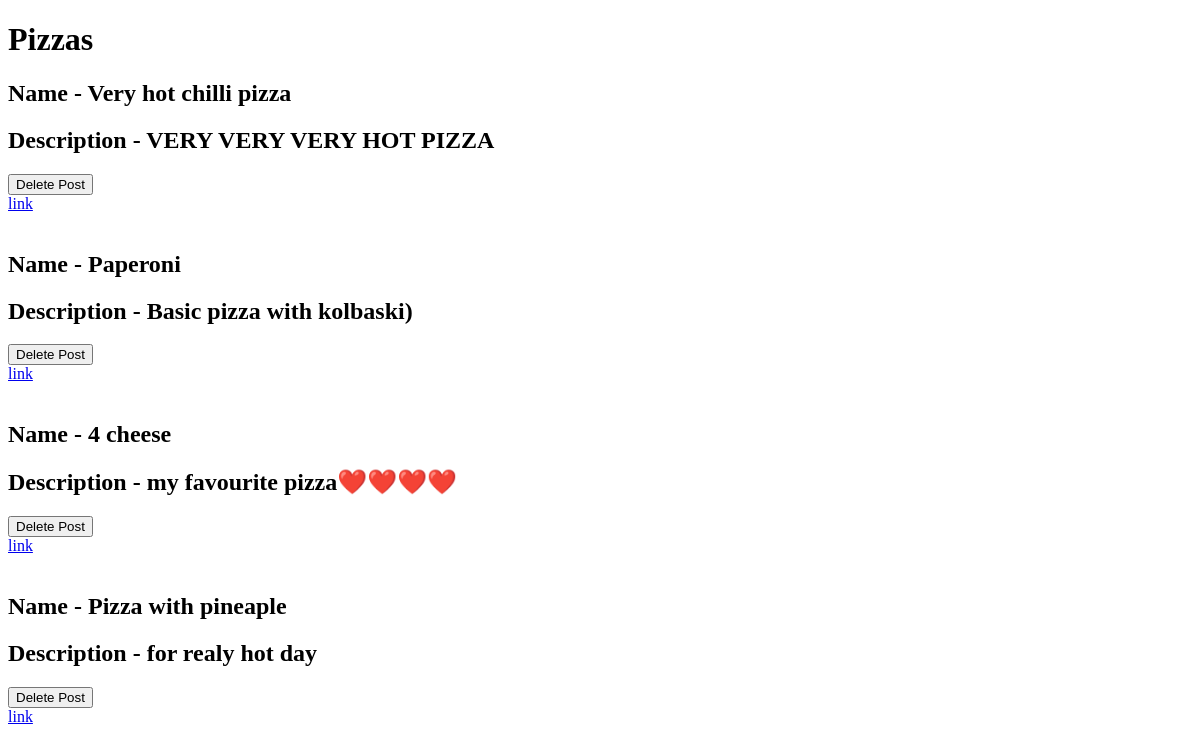
/pizzas/, run on an earlier commit of the app's database.
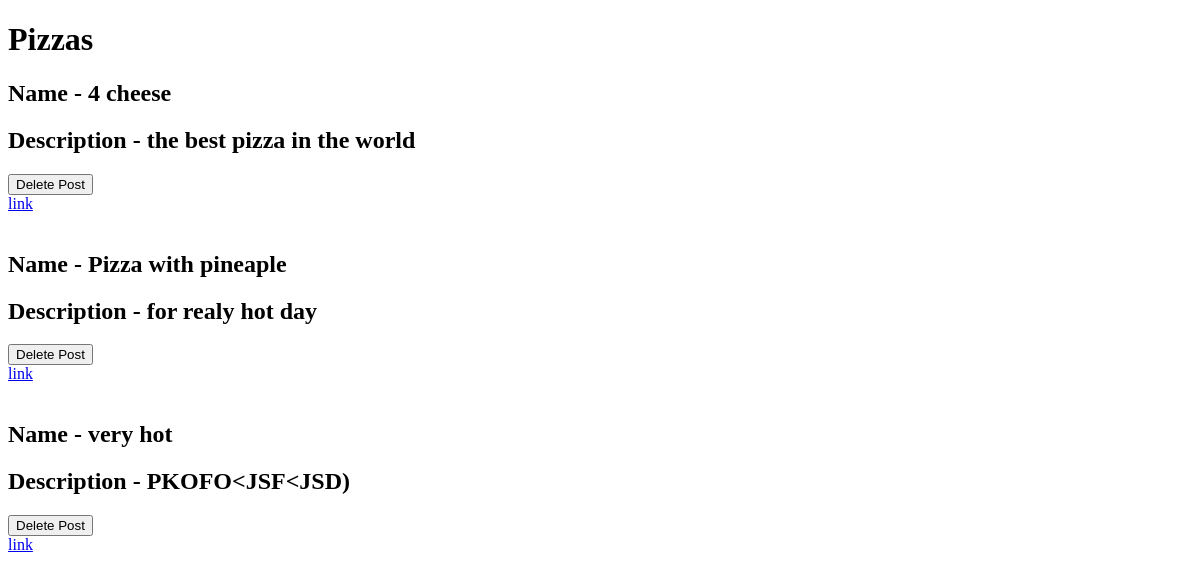
And on a later commit of the database.
### tables this page shows
CREATE TABLE pizzas
                                    (id INTEGER PRIMARY KEY AUTOINCREMENT,
                                    name TEXT UNIQUE,
                                    description TEXT NOT NULL);

### app.py (the view)
@app.get("/pizzas/")
def get_pizzas():
    pizzas = get_pizza().get("pizzas")
    return render_template("pizzas.html",pizzas=pizzas)

### app.py (called while the page is built)
def get_pizza():
    data_pizza = {}
    sql_conection = sqlite3.connect('pizza.db')
    cursor = sql_conection.cursor()
    try:
        sqlite_values_query = 'SELECT * FROM pizzas'
        cursor.execute(sqlite_values_query)
        data_pizza['pizzas'] = cursor.fetchall()
    finally:
        if (sql_conection):
            cursor.close()
            sql_conection.close()
    print(data_pizza.get("pizzas"))
    return data_pizza

### templates/pizzas.html (shortened to what this page needs)
<!DOCTYPE html>
<html lang="en">
<head>
    <link rel="stylesheet" href="{{ url_for('static', filename='style.css') }}">
</head>
<body>
<h1>Pizzas </h1>
{% for pizza in pizzas %}
    <h2> Name - {{ pizza[1] }}</h2>
    <h2> Description - {{pizza[2]}}</h2>
    <form action="{{url_for('delete_pizza', id=pizza[0]) }}" method="post">
  <input type="submit" value="Delete Post"
                    class="btn btn-danger btn-sm"
                    onclick="return confirm('Are you sure?')">
</form>
<a href="{{url_for('get_pizza_id', id=pizza[0]) }}">link</a>
<br>
<br>
{% endfor %}
</body>
</html>

What changed in the data, as far as the page shows it:
removed pizzas: name "Very hot chilli pizza", description "VERY VERY VERY HOT PIZZA"
removed pizzas: name "Paperoni", description "Basic pizza with kolbaski)"
changed pizzas "4 cheese": description "my favourite pizza❤️❤️❤️❤️" → "the best pizza in the world"
added pizzas: name "very hot", description "PKOFO<JSF<JSD)"
